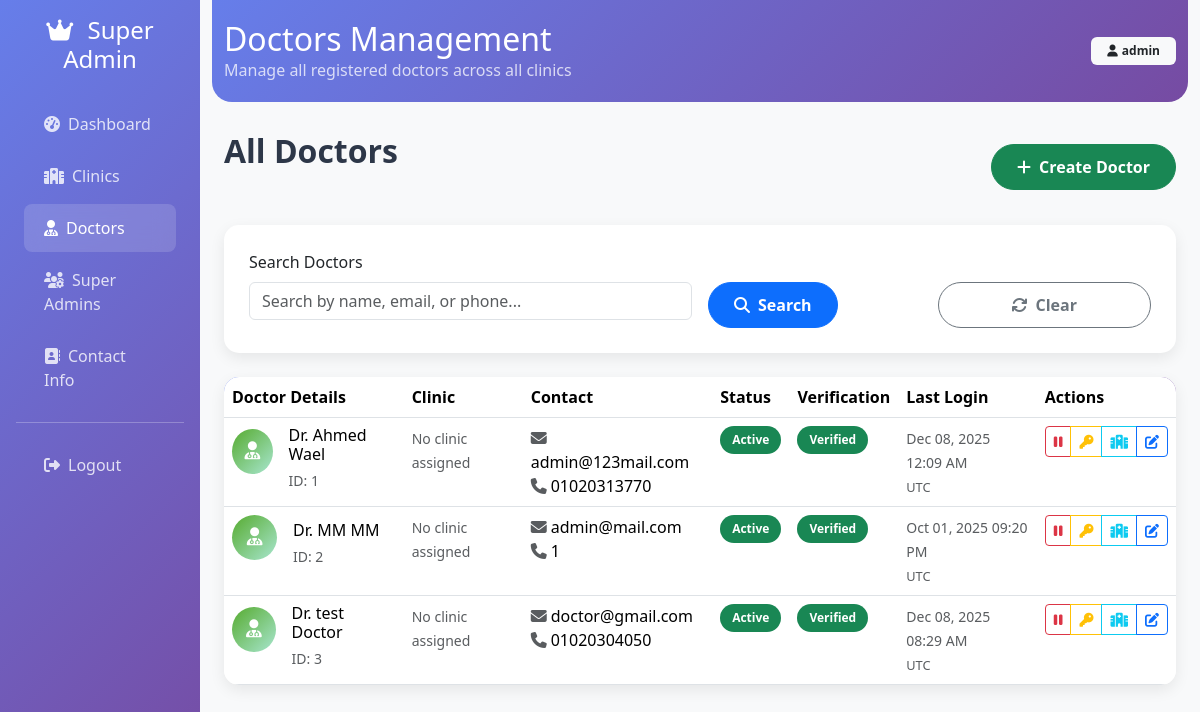
The page /superadmin/doctors (signed in) on the database as committed earlier.
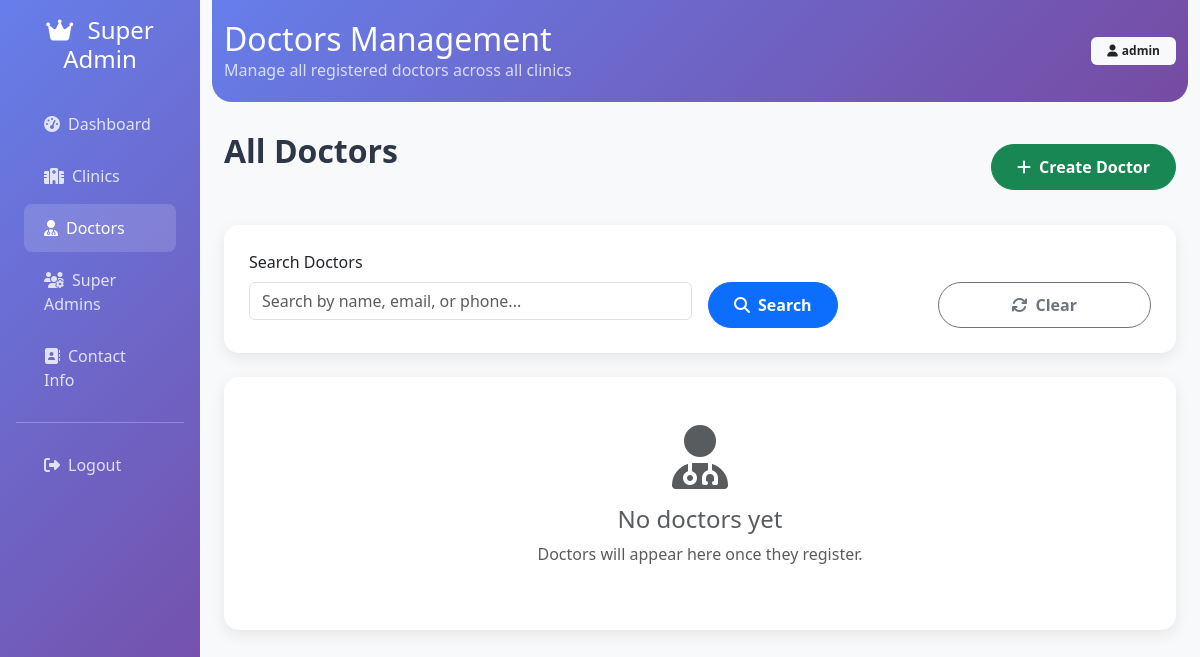
The same page on the database as committed later.
### models.py (models this page shows, shortened)
class SuperAdmin(UserMixin, db.Model):
    __tablename__ = 'super_admin'
    id = db.Column(db.Integer, primary_key=True)
    username = db.Column(db.String(80), unique=True, nullable=False)
    email = db.Column(db.String(120), unique=True, nullable=False)
    password_hash = db.Column(db.String(200), nullable=False)
    created_at = db.Column(db.DateTime, default=datetime.utcnow)
    last_login = db.Column(db.DateTime)
    is_active = db.Column(db.Boolean, default=True)

class Doctor(UserMixin, db.Model):
    __tablename__ = 'doctor'
    id = db.Column(db.Integer, primary_key=True)
    clinic_id = db.Column(db.Integer, db.ForeignKey('clinic.id'), nullable=True)
    first_name = db.Column(db.String(100), nullable=False)
    last_name = db.Column(db.String(100), nullable=False)
    email = db.Column(db.String(120), unique=True, nullable=False)
    phone = db.Column(db.String(20), unique=True, nullable=False)
    password = db.Column(db.String(200), nullable=False)
    verified = db.Column(db.Boolean, default=False)
    is_active = db.Column(db.Boolean, default=True)
    role = db.Column(db.String(50), default='doctor')  # doctor, admin
    created_at = db.Column(db.DateTime, default=datetime.utcnow)
    last_login = db.Column(db.DateTime)
    patients = db.relationship('Patient', backref='doctor', lazy=True)

### app.py (the view, shortened to what this page needs)
@app.route('/superadmin/doctors')
@login_required
def superadmin_doctors():
    if not isinstance(current_user, SuperAdmin):
        flash('Access denied. Super Admin privileges required.', 'danger')
        return redirect(url_for('login'))
    page = request.args.get('page', 1, type=int)
    search = request.args.get('search', '', type=str)
    query = Doctor.query.join(Clinic, Doctor.clinic_id == Clinic.id, isouter=True)
    doctors = query.paginate(page=page, per_page=20, error_out=False)
    clinics = Clinic.query.filter_by(is_active=True).all()
    return render_template('superadmin/doctors.html', doctors=doctors, search=search, clinics=clinics)

### app.py (called while the page is built, shortened)
def convert_to_utc_time(time_obj):
    if time_obj is None:
        return None
    if time_obj.tzinfo is not None:
        return time_obj.astimezone(pytz.utc)
    return pytz.utc.localize(time_obj)

@app.template_filter('utc_time')
def utc_time_filter(time_obj):
    if time_obj is None:
        return None
    utc_time = convert_to_utc_time(time_obj)
    return utc_time

@login_manager.user_loader
def load_user(user_id):
    if user_id.startswith('doctor_'):
        actual_id = int(user_id.replace('doctor_', ''))
        user = Doctor.query.get(actual_id)
        if user:
            return user
    elif user_id.startswith('superadmin_'):
        actual_id = int(user_id.replace('superadmin_', ''))
        user = SuperAdmin.query.get(actual_id)
        if user:
            return user
    return None

@app.context_processor
def inject_global_vars():
    try:
        contact_info = AdminContactInfo.get_contact_info()
        from datetime import datetime
        current_year = datetime.now().year
        return {
            'contact_info': contact_info,
            'current_year': current_year
        }
    except Exception as e:
        from datetime import datetime
        return {
            'contact_info': None,
            'current_year': datetime.now().year
        }

### models.py (called while the page is built, shortened)
    @classmethod
    def get_contact_info(cls):
        info = cls.query.first()
        return info

### templates/superadmin/doctors.html (shortened to what this page needs)
{% extends "superadmin/base.html" %}
{% block header_title %}Doctors Management{% endblock %}
{% block header_subtitle %}Manage all registered doctors across all clinics{% endblock %}
{% block content %}
<div class="d-flex justify-content-between align-items-center mb-4">
    <h2 class="page-title">All Doctors</h2>
    <a href="{{ url_for('superadmin_create_doctor') }}" class="btn btn-success btn-custom">
        <i class="fas fa-plus me-2"></i>Create Doctor
    </a>
</div>
<div class="stats-card mb-4">
    <form method="GET" class="row g-3">
        <div class="col-md-6">
            <label for="search" class="form-label">Search Doctors</label>
            <input type="text" class="form-control" id="search" name="search"
                   value="{{ search }}" placeholder="Search by name, email, or phone...">
        </div>
        <div class="col-md-3">
            <label class="form-label">&nbsp;</label>
            <button type="submit" class="btn btn-primary btn-custom d-block">
                <i class="fas fa-search me-2"></i>Search
            </button>
        </div>
        <div class="col-md-3">
            <label class="form-label">&nbsp;</label>
            <a href="{{ url_for('superadmin_doctors') }}" class="btn btn-outline-secondary btn-custom d-block">
                <i class="fas fa-refresh me-2"></i>Clear
            </a>
        </div>
    </form>
</div>
<div class="table-custom">
    {% if doctors.items %}
    <table class="table table-hover mb-0">
        <thead>
            <tr>
                <th>Doctor Details</th>
                <th>Clinic</th>
                <th>Contact</th>
                <th>Status</th>
                <th>Verification</th>
                <th>Last Login</th>
                <th>Actions</th>
            </tr>
        </thead>
        <tbody>
            {% for doctor in doctors.items %}
            <tr>
                <td>
                    <div class="d-flex align-items-center">
                        <div class="stats-icon bg-gradient-success me-3" style="width: 45px; height: 45px; font-size: 18px;">
                            <i class="fas fa-user-md"></i>
                        </div>
                        <div>
                            <h6 class="mb-1">Dr. {{ doctor.first_name }} {{ doctor.last_name }}</h6>
                            <small class="text-muted">ID: {{ doctor.id }}</small>
                        </div>
                    </div>
                </td>
                <td>
                    {% if doctor.clinic %}
                    <div>
                        <h6 class="mb-0">{{ doctor.clinic.name }}</h6>
                        <small class="text-muted">{{ doctor.clinic.subscription_type.title() }} Plan</small>
                    </div>
                    {% else %}
                    <small class="text-muted">No clinic assigned</small>
                    {% endif %}
                </td>
                <td>
                    <div>
                        <div><i class="fas fa-envelope text-muted me-1"></i>{{ doctor.email }}</div>
                        <div><i class="fas fa-phone text-muted me-1"></i>{{ doctor.phone }}</div>
                    </div>
                </td>
                <td>
                    <span class="badge badge-custom bg-{{ 'success' if doctor.is_active else 'danger' }}">
                        {{ 'Active' if doctor.is_active else 'Inactive' }}
                    </span>
                </td>
                <td>
                    <span class="badge badge-custom bg-{{ 'success' if doctor.verified else 'warning' }}">
                        {{ 'Verified' if doctor.verified else 'Unverified' }}
                    </span>
                </td>
                <td>
                    {% if doctor.last_login %}
                    {% set utc_time = doctor.last_login | utc_time %}
                    <small class="text-muted">{{ utc_time.strftime('%b %d, %Y %I:%M %p') if utc_time else 'Never' }}</small>
                    <br><small class="text-muted" style="font-size: 0.8em;">UTC</small>
                    {% else %}
                    <small class="text-muted">Never</small>
                    {% endif %}
                </td>
                <td>
                    <div class="btn-group btn-group-sm">
                        <button class="btn btn-outline-{{ 'danger' if doctor.is_active else 'success' }}"
                                onclick="toggleDoctorStatus({{ doctor.id }}, {{ doctor.is_active|lower }})"
                                title="{{ 'Deactivate' if doctor.is_active else 'Activate' }}">
                            <i class="fas fa-{{ 'pause' if doctor.is_active else 'play' }}"></i>
                        </button>
                        <button class="btn btn-outline-warning"
                                onclick="showResetPasswordModal({{ doctor.id }}, '{{ doctor.first_name }} {{ doctor.last_name }}')"
                                title="Reset Password">
                            <i class="fas fa-key"></i>
                        </button>
                        <button class="btn btn-outline-info"
                                onclick="showAssignClinicModal({{ doctor.id }}, '{{ doctor.first_name }} {{ doctor.last_name }}', {{ doctor.clinic_id or 'null' }})"
                                title="Assign Clinic">
                            <i class="fas fa-hospital"></i>
                        </button>
                        <a href="{{ url_for('superadmin_edit_doctor', doctor_id=doctor.id) }}"
                           class="btn btn-outline-primary btn-sm"
                           title="Edit Doctor">
                            <i class="fas fa-edit"></i>
                        </a>
                    </div>
                </td>
            </tr>
            {% endfor %}
        </tbody>
    </table>
    {% else %}
    <div class="text-center py-5">
        <i class="fas fa-user-md text-muted mb-3" style="font-size: 4rem;"></i>
        <h4 class="text-muted">{{ 'No doctors found' if search else 'No doctors yet' }}</h4>
        <p class="text-muted">
            {{ 'Try adjusting your search criteria.' if search else 'Doctors will appear here once they register.' }}
        </p>
    </div>
    {% endif %}
</div>
{% endblock %}

### templates/superadmin/base.html (shortened to what this page needs)
<!DOCTYPE html>
<html lang="en">
<head>
    <link rel="stylesheet" href="https://cdn.jsdelivr.net/npm/bootstrap@5.3.2/dist/css/bootstrap.min.css">
    <link rel="stylesheet" href="https://cdn.jsdelivr.net/npm/bootstrap-icons@1.11.0/font/bootstrap-icons.css">
    <link rel="stylesheet" href="https://cdnjs.cloudflare.com/ajax/libs/font-awesome/6.4.0/css/all.min.css">
</head>
<body>
    <div class="container-fluid">
        <div class="row">
            <div class="col-md-3 col-lg-2 px-0 sidebar">
                <div class="p-3">
                    <h4 class="text-white text-center mb-4">
                        <i class="fas fa-crown me-2"></i>
                        Super Admin
                    </h4>
                    <nav class="nav flex-column">
                        <a class="nav-link {% if request.endpoint == 'superadmin_dashboard' %}active{% endif %}"
                           href="{{ url_for('superadmin_dashboard') }}">
                            <i class="fas fa-tachometer-alt me-2"></i>Dashboard
                        </a>
                        <a class="nav-link {% if request.endpoint in ['superadmin_clinics', 'superadmin_create_clinic', 'superadmin_clinic_detail'] %}active{% endif %}"
                           href="{{ url_for('superadmin_clinics') }}">
                            <i class="fas fa-hospital me-2"></i>Clinics
                        </a>
                        <a class="nav-link {% if request.endpoint == 'superadmin_doctors' %}active{% endif %}"
                           href="{{ url_for('superadmin_doctors') }}">
                            <i class="fas fa-user-md me-2"></i>Doctors
                        </a>
                        <a class="nav-link {% if request.endpoint in ['superadmin_admins', 'superadmin_create_admin'] %}active{% endif %}"
                           href="{{ url_for('superadmin_admins') }}">
                            <i class="fas fa-users-cog me-2"></i>Super Admins
                        </a>
                        <a class="nav-link {% if request.endpoint == 'superadmin_contact' %}active{% endif %}"
                           href="{{ url_for('superadmin_contact') }}">
                            <i class="fas fa-address-book me-2"></i>Contact Info
                        </a>
                        <hr class="text-white">
                        <a class="nav-link" href="{{ url_for('superadmin_logout') }}">
                            <i class="fas fa-sign-out-alt me-2"></i>Logout
                        </a>
                    </nav>
                </div>
            </div>
            <div class="col-md-9 col-lg-10 main-content">
                <div class="admin-header">
                    <div class="container-fluid">
                        <div class="d-flex justify-content-between align-items-center">
                            <div>
                                <h2 class="mb-0">{% block header_title %}Super Admin Panel{% endblock %}</h2>
                                <p class="mb-0 opacity-75">{% block header_subtitle %}Manage clinics, doctors, and system settings{% endblock %}</p>
                            </div>
                            <div>
                                <span class="badge bg-light text-dark px-3 py-2">
                                    <i class="fas fa-user me-1"></i>{{ current_user.username }}
                                </span>
                            </div>
                        </div>
                    </div>
                </div>
                <div class="container-fluid">
                    {% block content %}{% endblock %}
                </div>
            </div>
        </div>
    </div>
</body>
</html>

### templates/superadmin/base.html (style rules this page uses)
.sidebar { min-height: 100vh; background: linear-gradient(135deg, #667eea 0%, #764ba2 100%); box-shadow: 2px 0 10px rgba(0,0,0,0.1); }
.sidebar .nav-link { color: rgba(255,255,255,0.8); padding: 12px 20px; border-radius: 8px; margin: 2px 8px; transition: all 0.3s ease; }
.sidebar .nav-link:hover, .sidebar .nav-link.active { background: rgba(255,255,255,0.15); color: white; backdrop-filter: blur(10px); }
.main-content { background: #f8f9fa; min-height: 100vh; }
.admin-header { background: linear-gradient(135deg, #667eea 0%, #764ba2 100%); color: white; padding: 20px 0; margin-bottom: 30px; border-radius: 0 0 20px 20px; }
.stats-card { background: white; border-radius: 15px; padding: 25px; box-shadow: 0 5px 15px rgba(0,0,0,0.08); border: none; transition: transform 0.3s ease, box-shadow 0.3s ease; }
.page-title { color: #2d3748; font-weight: 700; margin-bottom: 30px; }
.btn-custom { border-radius: 25px; padding: 10px 25px; font-weight: 600; transition: all 0.3s ease; }
.table-custom { background: white; border-radius: 15px; overflow: hidden; box-shadow: 0 5px 15px rgba(0,0,0,0.08); }

Rows that differ between the two databases and show on the page:
removed Doctor: first_name "Ahmed", last_name "Wael", id "1", email "admin@123mail.com", phone "01020313770", is_active "Active", verified "Verified", utc_time "Dec 08, 2025 12:09 AM"
removed Doctor: first_name "MM", last_name "MM", id "2", email "admin@mail.com", phone "1", is_active "Active", verified "Verified", utc_time "Oct 01, 2025 09:20 PM"
removed Doctor: first_name "test", last_name "Doctor", id "3", email "doctor@gmail.com", phone "01020304050", is_active "Active", verified "Verified", utc_time "Dec 08, 2025 08:29 AM"
Other text that changed with them:
{{ 'No doctors found' if search else 'No doctors yet' }}: (not shown) → "No doctors yet"
text no longer shown: "Doctor Details Clinic Contact Status Verification Last Login Actions"
text now shown: "Doctors will appear here once they register."
